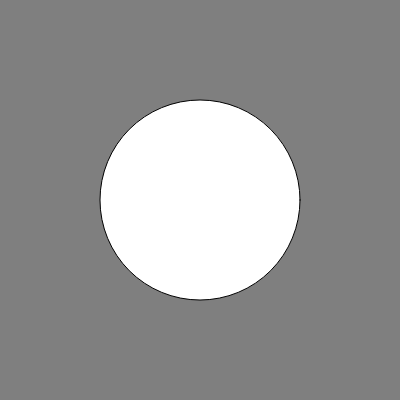
Frame 1 (no input)
Frame 60 (no input): identical to frame 1, image omitted
Frame 120 (the mouse pressed at the canvas centre since frame 60): identical to frame 1, image omitted

The p5.js sketch that drew this single still picture (run headless with seeded random() and noise() and a simulated clock; from frame 60 on, the mouse is pressed at the canvas centre):

// p5.js sketch
// ── sketch.js
let bgColorSlider;
let port;
let connectButton;


function setup() {
  createCanvas(400, 400);
  
  // Create a slider for background color
  bgColorSlider = createSlider(0, 255, 127);
  bgColorSlider.position(20, height + 20);
}

function draw() {
  // Set background color based on slider value
  let bgColor = bgColorSlider.value();
  background(bgColor);

  // Draw a circle
  fill(255);
  ellipse(width / 2, height / 2, 200, 200);
}
function connect() {
  if (!port.opened()){
    port.open('Arduino',9600)
  } else {
    port.close();
  }
}
